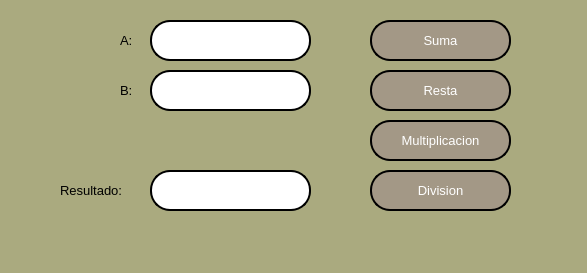
<?xml version="1.0" encoding="UTF-8"?>
<ui version="4.0">
 <class>MainWindow</class>
 <widget class="QMainWindow" name="MainWindow">
  <property name="geometry">
   <rect>
    <x>0</x>
    <y>0</y>
    <width>587</width>
    <height>273</height>
   </rect>
  </property>
  <property name="windowTitle">
   <string>MainWindow</string>
  </property>
  <property name="styleSheet">
   <string notr="true">background-color: rgb(170, 170, 127);</string>
  </property>
  <widget class="QWidget" name="centralwidget">
   <widget class="QLabel" name="label">
    <property name="geometry">
     <rect>
      <x>120</x>
      <y>20</y>
      <width>21</width>
      <height>41</height>
     </rect>
    </property>
    <property name="text">
     <string>&lt;html&gt;&lt;head/&gt;&lt;body&gt;&lt;p&gt;&lt;span style=&quot; font-size:10pt;&quot;&gt;A:&lt;/span&gt;&lt;/p&gt;&lt;/body&gt;&lt;/html&gt;</string>
    </property>
   </widget>
   <widget class="QLineEdit" name="txt_a">
    <property name="geometry">
     <rect>
      <x>150</x>
      <y>20</y>
      <width>161</width>
      <height>41</height>
     </rect>
    </property>
    <property name="font">
     <font>
      <pointsize>10</pointsize>
     </font>
    </property>
    <property name="styleSheet">
     <string notr="true">background-color: rgb(255, 255, 255);
border: 2px solid black;
border-radius: 20px;</string>
    </property>
    <property name="text">
     <string/>
    </property>
    <property name="alignment">
     <set>Qt::AlignCenter</set>
    </property>
   </widget>
   <widget class="QPushButton" name="btn_suma">
    <property name="geometry">
     <rect>
      <x>370</x>
      <y>20</y>
      <width>141</width>
      <height>41</height>
     </rect>
    </property>
    <property name="font">
     <font>
      <pointsize>10</pointsize>
     </font>
    </property>
    <property name="styleSheet">
     <string notr="true">background-color: rgb(163, 152, 134);
border: 2px solid black;
border-radius: 20px;
color: rgb(255, 255, 255);
</string>
    </property>
    <property name="text">
     <string>Suma</string>
    </property>
   </widget>
   <widget class="QLabel" name="label_2">
    <property name="geometry">
     <rect>
      <x>120</x>
      <y>80</y>
      <width>21</width>
      <height>21</height>
     </rect>
    </property>
    <property name="text">
     <string>&lt;html&gt;&lt;head/&gt;&lt;body&gt;&lt;p&gt;&lt;span style=&quot; font-size:10pt;&quot;&gt;B:&lt;/span&gt;&lt;/p&gt;&lt;/body&gt;&lt;/html&gt;</string>
    </property>
   </widget>
   <widget class="QLabel" name="label_3">
    <property name="geometry">
     <rect>
      <x>60</x>
      <y>180</y>
      <width>81</width>
      <height>21</height>
     </rect>
    </property>
    <property name="text">
     <string>&lt;html&gt;&lt;head/&gt;&lt;body&gt;&lt;p&gt;&lt;span style=&quot; font-size:10pt;&quot;&gt;Resultado:&lt;/span&gt;&lt;/p&gt;&lt;/body&gt;&lt;/html&gt;</string>
    </property>
   </widget>
   <widget class="QLineEdit" name="txt_b">
    <property name="geometry">
     <rect>
      <x>150</x>
      <y>70</y>
      <width>161</width>
      <height>41</height>
     </rect>
    </property>
    <property name="font">
     <font>
      <pointsize>10</pointsize>
     </font>
    </property>
    <property name="styleSheet">
     <string notr="true">background-color: rgb(255, 255, 255);
border: 2px solid black;
border-radius: 20px;</string>
    </property>
    <property name="alignment">
     <set>Qt::AlignCenter</set>
    </property>
   </widget>
   <widget class="QLineEdit" name="txt_resultado">
    <property name="geometry">
     <rect>
      <x>150</x>
      <y>170</y>
      <width>161</width>
      <height>41</height>
     </rect>
    </property>
    <property name="font">
     <font>
      <pointsize>10</pointsize>
     </font>
    </property>
    <property name="styleSheet">
     <string notr="true">background-color: rgb(255, 255, 255);
border: 2px solid black;
border-radius: 20px;</string>
    </property>
    <property name="alignment">
     <set>Qt::AlignCenter</set>
    </property>
   </widget>
   <widget class="QPushButton" name="btn_division">
    <property name="geometry">
     <rect>
      <x>370</x>
      <y>170</y>
      <width>141</width>
      <height>41</height>
     </rect>
    </property>
    <property name="font">
     <font>
      <pointsize>10</pointsize>
     </font>
    </property>
    <property name="styleSheet">
     <string notr="true">background-color: rgb(163, 152, 134);
border: 2px solid black;
border-radius: 20px;
color: rgb(255, 255, 255);
</string>
    </property>
    <property name="text">
     <string>Division</string>
    </property>
   </widget>
   <widget class="QPushButton" name="btn_multiplicacion">
    <property name="geometry">
     <rect>
      <x>370</x>
      <y>120</y>
      <width>141</width>
      <height>41</height>
     </rect>
    </property>
    <property name="font">
     <font>
      <pointsize>10</pointsize>
     </font>
    </property>
    <property name="styleSheet">
     <string notr="true">background-color: rgb(163, 152, 134);
border: 2px solid black;
border-radius: 20px;
color: rgb(255, 255, 255);
</string>
    </property>
    <property name="text">
     <string>Multiplicacion</string>
    </property>
   </widget>
   <widget class="QPushButton" name="btn_resta">
    <property name="geometry">
     <rect>
      <x>370</x>
      <y>70</y>
      <width>141</width>
      <height>41</height>
     </rect>
    </property>
    <property name="font">
     <font>
      <pointsize>10</pointsize>
     </font>
    </property>
    <property name="styleSheet">
     <string notr="true">background-color: rgb(163, 152, 134);
border: 2px solid black;
border-radius: 20px;
color: rgb(255, 255, 255);
</string>
    </property>
    <property name="text">
     <string>Resta</string>
    </property>
   </widget>
  </widget>
  <widget class="QMenuBar" name="menubar">
   <property name="geometry">
    <rect>
     <x>0</x>
     <y>0</y>
     <width>587</width>
     <height>26</height>
    </rect>
   </property>
  </widget>
  <widget class="QStatusBar" name="statusbar"/>
 </widget>
 <resources/>
 <connections/>
</ui>
